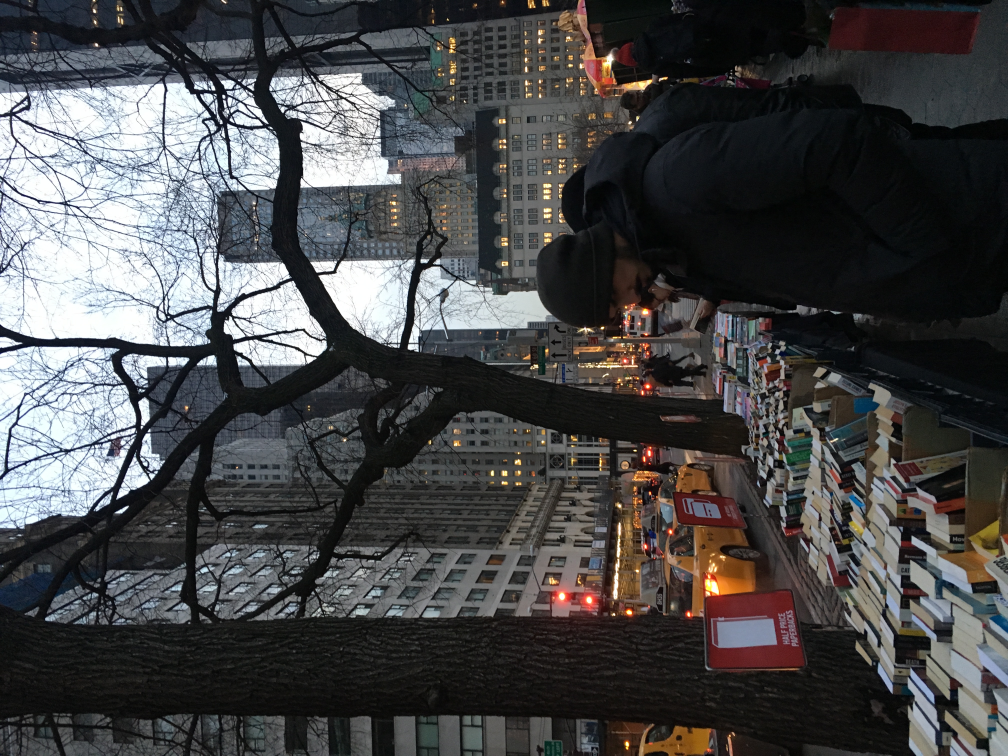
#> input picture images/c_park.jpg, 4032 x 3024 px, found by its file name (shown at 1/4 size)
$ python image_transformations.py
#> lines starting #> are read from the running program, lines starting #| are printed output that depends on the picture
### pipeline/transforms/flip.py
from PIL import Image
from pipeline.transforms.image_transform import ImageTransform


class FlipTransform(ImageTransform):
    def apply(self, image, axis="horizontal"):
        if axis == "horizontal":
            return image.transpose(Image.FLIP_LEFT_RIGHT)
        elif axis == "vertical":
            return image.transpose(Image.FLIP_TOP_BOTTOM)
        else:
            raise ValueError("Invalid axis")

### pipeline/transforms/rotate.py
from pipeline.transforms.image_transform import ImageTransform


class RotateTransform(ImageTransform):
    def apply(self, image, angle=45):
        return image.rotate(float(angle))

### pipeline/transforms/splice_alternating.py
import numpy as np
from PIL import Image

from pipeline.transforms.image_transform import ImageTransform


class SpliceAlternatingTransform(ImageTransform):
    def apply(self, image, target_image, square_size: int = 1) -> np.array:
        # convert images to numpy arrays
        image = np.asarray(image)
        target_image = np.asarray(target_image)

        # raise an exception if the images are not the same size
        if image.shape != target_image.shape:
            raise Exception(
                f"img1: {image.shape} img2: {target_image.shape} do not match - unable to splice images"
            )

        for i in range(0, len(image), square_size):
            for j in range(0, len(image[i]), square_size):
                if (i + j) % 2 == 0:
                    # fmt: off
                    image[i : i + square_size, j : j + square_size] = \
                        target_image[i : i + square_size, j : j + square_size]
                    # fmt: on
        return Image.fromarray(image)

### pipeline/image_transformations.py
import hashlib
import pickle


class ImageTransformations:
    def __init__(self):
        self.transforms = []

    def add_transform(self, transform, *args, **kwargs):
        self.transforms.append((transform, args, kwargs))

    def clear_transforms(self):
        self.transforms = []

    def get_transforms(self):
        return self.transforms

    # [11 lines of commented-out code are left out]

    def apply_transforms(self, image):
        for transform, args, kwargs in self.transforms:
            image = transform.apply(image, *args, **kwargs)
        return image


if __name__ == "__main__":
    # transform usage examples

    from PIL import Image

    from pipeline.transforms import *

    image = Image.open(
        "/Users/robertreilly/code/digital_art/assets/images/src/c_park.jpg"
    )
#> image is the input picture: PIL image 4032x3024 RGB; mean R, G, B 73.1, 73.2, 74

    # define transform objects
    flip = FlipTransform()
    rotate = RotateTransform()

    # define transformer
    transformer = ImageTransformations()

    # add transforms to transformer
    transformer.add_transform(flip, axis="horizontal")
    transformer.add_transform(rotate, angle=20)

    # apply the transformer to an image
    image = transformer.apply_transforms(image)
#> the loop in apply_transforms, `for transform, args, kwargs in self.transforms:` made 2 passes
#> pass 1, in apply_transforms, `image = transform.apply(image, *args, **kwargs)`:
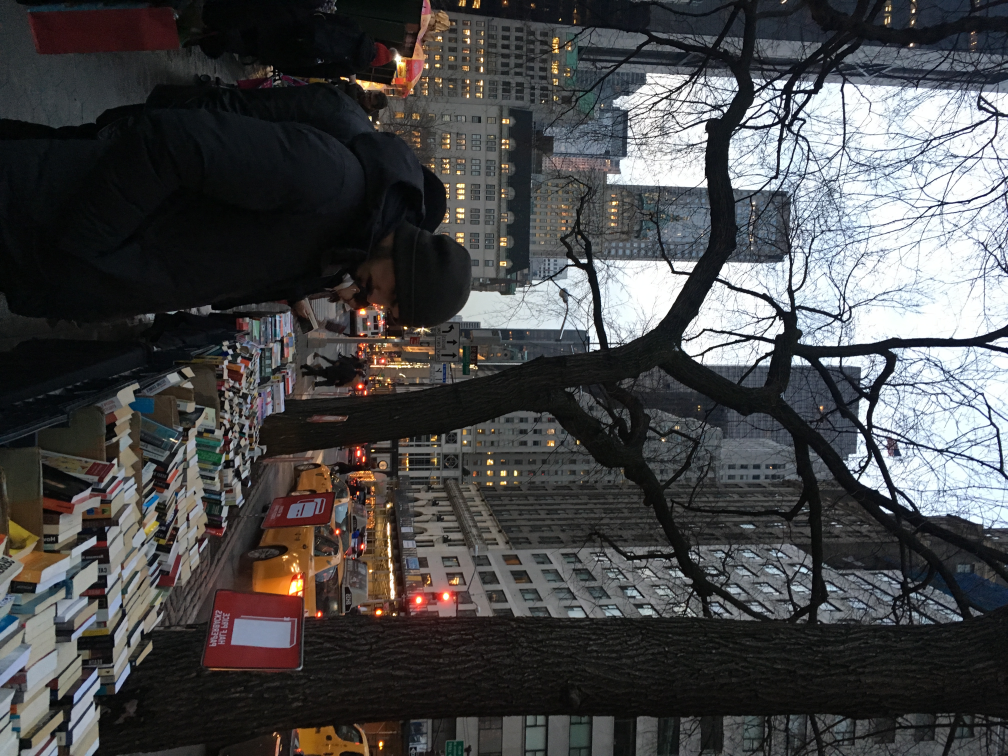
#> image: PIL image 4032x3024 RGB (shown at 1/4 size); mean R, G, B 73.1, 73.2, 74
#> pass 2, in apply_transforms, `image = transform.apply(image, *args, **kwargs)`:
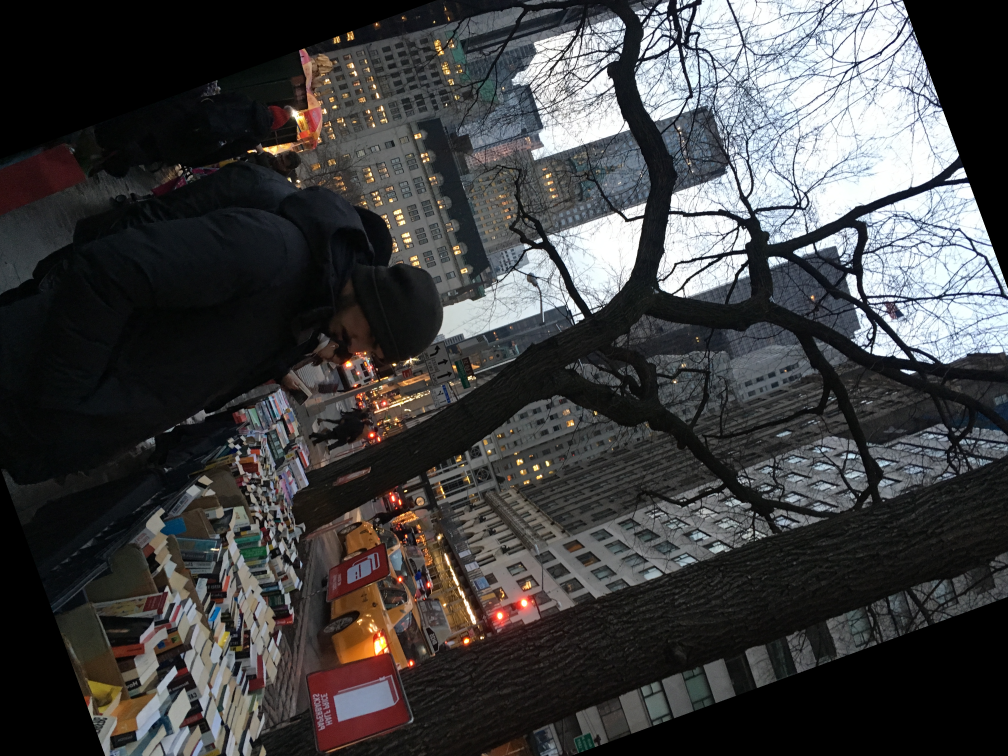
#> image: PIL image 4032x3024 RGB (shown at 1/4 size); mean R, G, B 65.1, 65, 65.4

    # show the image
    # image.show()

    # Splice example

    splice = SpliceAlternatingTransform()

    image = Image.open(
        "/Users/robertreilly/code/digital_art/assets/images/src/bkly_bridge.jpg"
    )
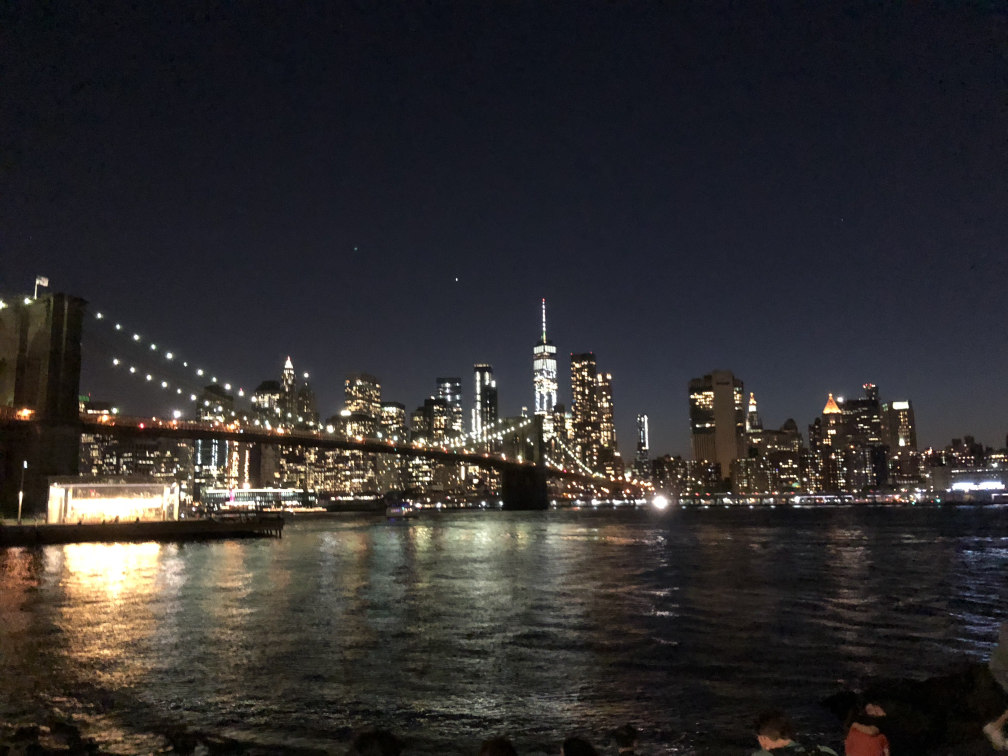
#> input picture images/bkly_bridge.jpg, 4032 x 3024 px, found by its file name (shown at 1/4 size)
#> image is the input picture: PIL image 4032x3024 RGB; mean R, G, B 48.6, 45.9, 46.1
    image2 = Image.open(
        "/Users/robertreilly/code/digital_art/assets/images/src/dumbo.jpg"
    )
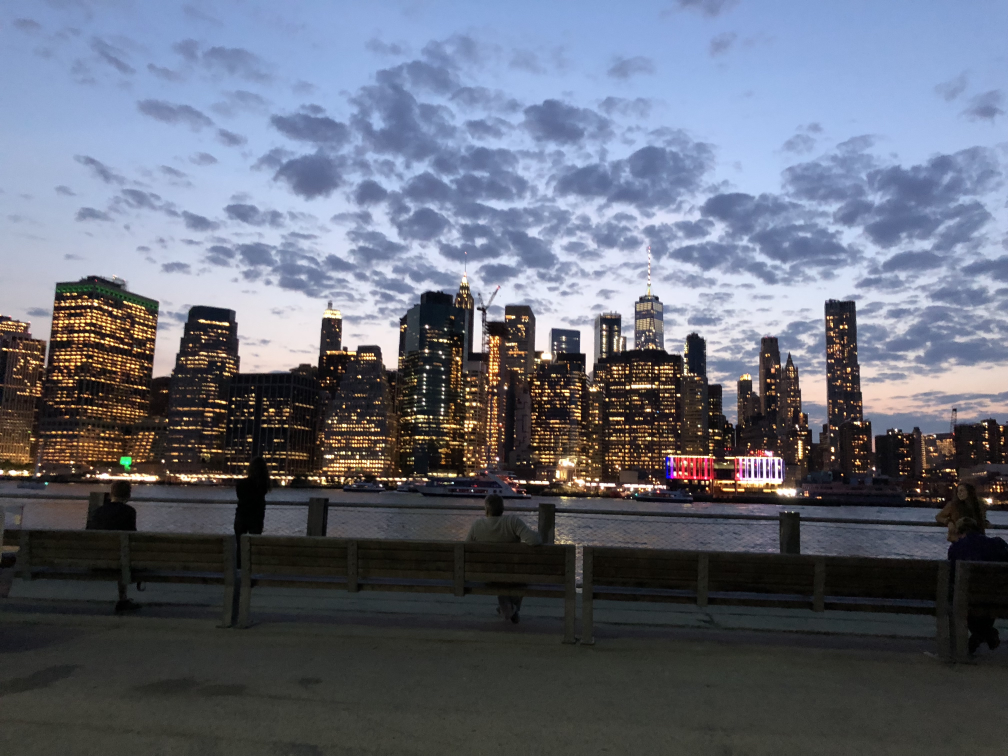
#> input picture images/dumbo.jpg, 4032 x 3024 px, found by its file name (shown at 1/4 size)
#> image2 is the input picture: PIL image 4032x3024 RGB; mean R, G, B 100.1, 105.1, 118.8

    transformer = ImageTransformations()

    transformer.add_transform(splice, target_image=image2, square_size=1)

#> (the run stopped early here; a loop or call above may not have finished)
